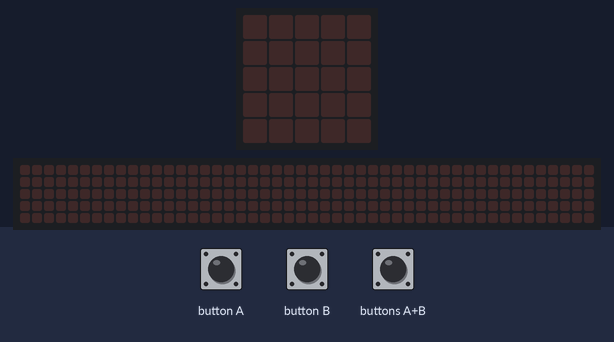
The program below on a simulated BBC micro:bit (MakeCode). Shown: the board's 5×5 LED display, a strip that is not on the board, showing the scrolling text unrolled. Inputs (shaded band) come from the test bench. The 48×5 strip is a reading aid, not a part: it shows the text the display is scrolling, unrolled, one strip-width of it at a time.

Above: at 1.2 s.
1.3 s: button B pressed for 0.15 s
At 3.92 s:
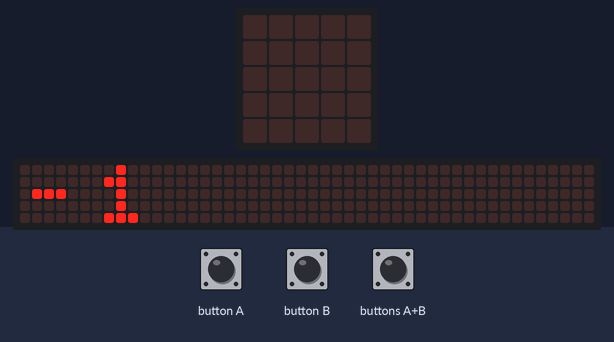
4.3 s: button A pressed for 0.15 s
At 5.2 s:
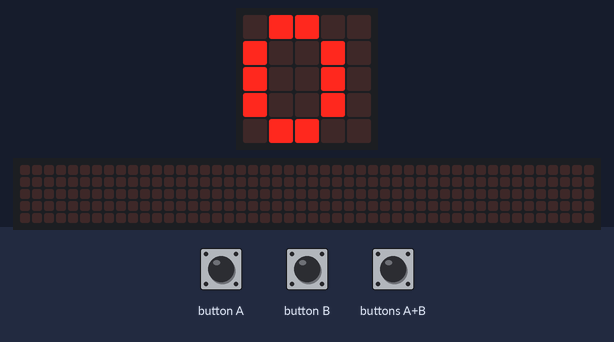
5.9 s: button A pressed for 0.15 s
At 6.4 s:
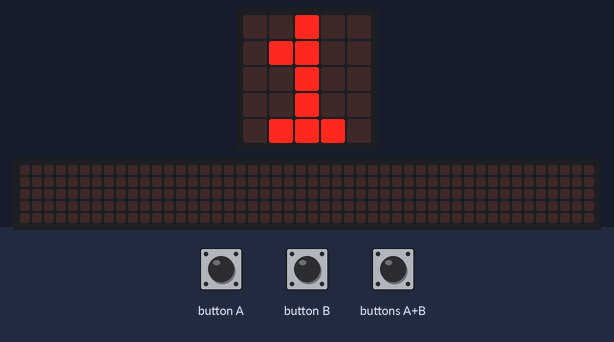
7.5 s: button B pressed for 0.15 s
At 7.72 s:
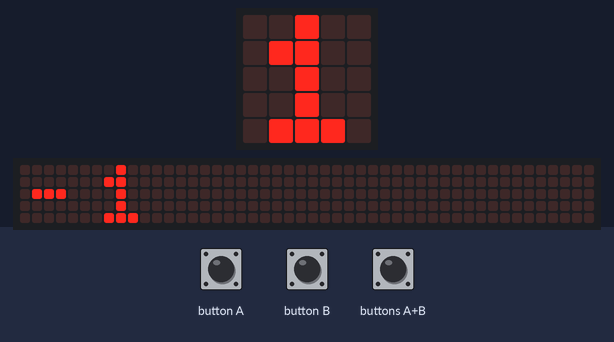
Timing chart, 0 to 10.5 s (numbered marks = the images above; inputs shaded):
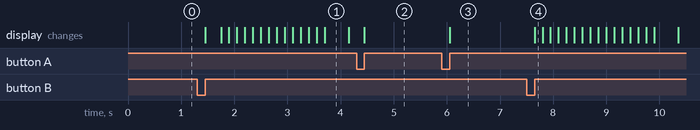

Measured:
- after the input at 1.3 s, the display: changes after 0.15 s (image 1)
- after the input at 4.3 s, the display: changes after 0.15 s (image 2)
- after the input at 5.9 s, the display: changes after 0.15 s (image 3)
- after the input at 7.5 s, the display: changes after 0.15 s (image 4)
- what the display in image 1 shows lasts 0.5 s, from 3.7 s to 4.2 s

The program:

main.ts
```typescript
let Nombre = 0
input.onButtonPressed(Button.A, function () {
    Nombre += 1
    basic.showNumber(Nombre)
})
input.onButtonPressed(Button.AB, function () {
    Nombre = 0
    basic.showNumber(Nombre)
})
input.onButtonPressed(Button.B, function () {
    Nombre += -1
    basic.showNumber(Nombre)
})
basic.forever(function () {
    if (10 == Nombre) {
        basic.showString("MAX")
    }
    if (Nombre >= 0) {
        Nombre = 0
    }
})
```

test.ts
```typescript
// les tests vont ici; ceci n'est pas compilé lorsque cet ensemble est utilisé en tant qu'extension.
```
